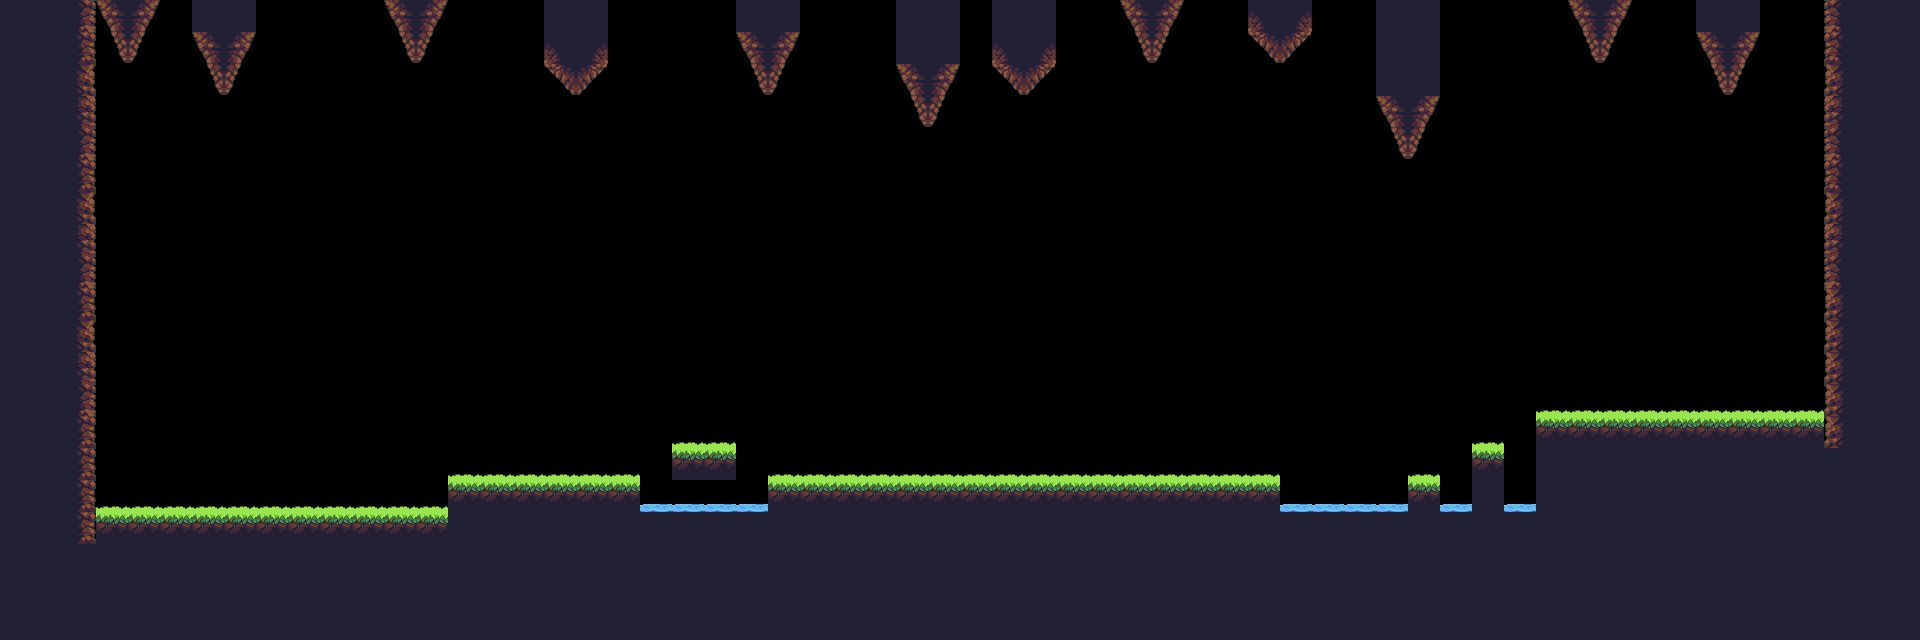

This game map was drawn from its Tiled (.tmx) file and the tilesets committed beside it. A one-line description and the full map source follow:
An orthogonal 60x20 tile map with 32x32 px tiles, 1 tile layer (Tile Layer 1), 4 tilesets.

<map version="1.10" tiledversion="1.10.0" orientation="orthogonal" renderorder="right-down" width="60" height="20" tilewidth="32" tileheight="32" infinite="0" nextlayerid="2" nextobjectid="1">
 <tileset firstgid="1" name="tile_jungle_bottom_brown" tilewidth="32" tileheight="32" tilecount="16" columns="4">
  <image source="../mapSprites/opp1_jungle_tiles/environment/tiles/jungle/tile_jungle_bottom_brown.png" width="128" height="128" />
 </tileset>
 <tileset firstgid="17" name="tile_jungle_ground_brown" tilewidth="32" tileheight="32" tilecount="36" columns="6">
  <image source="../mapSprites/opp1_jungle_tiles/environment/tiles/jungle/tile_jungle_ground_brown.png" width="192" height="192" />
 </tileset>
 <tileset firstgid="53" name="UPDATEtile_jungle_ground_brown" tilewidth="32" tileheight="32" tilecount="144" columns="12">
  <image source="../mapSprites/opp1_jungle_tiles/environment/tiles/jungle/UPDATEtile_jungle_ground_brown.png" width="384" height="384" />
 </tileset>
 <tileset firstgid="197" name="ALLUPDATEtile_jungle_ground_brown" tilewidth="32" tileheight="32" tilecount="225" columns="15">
  <image source="../mapSprites/opp1_jungle_tiles/environment/tiles/jungle/ALLUPDATEtile_jungle_ground_brown.png" width="500" height="500" />
 </tileset>
 <layer id="1" name="Tile Layer 1" width="60" height="20">
  <data encoding="csv">
62,209,253,83,84,0,62,62,0,0,0,0,83,84,0,0,0,62,62,0,0,0,0,62,62,0,0,0,62,62,0,62,62,0,0,83,84,0,0,85,86,0,0,62,62,0,0,0,0,83,84,0,0,62,62,0,0,252,62,62,
62,209,208,95,96,0,83,84,0,0,0,0,95,96,0,0,0,85,86,0,0,0,0,83,84,0,0,0,62,62,0,85,86,0,0,95,96,0,0,97,98,0,0,62,62,0,0,0,0,95,96,0,0,83,84,0,0,207,62,62,
62,209,223,0,0,0,95,96,0,0,0,0,0,0,0,0,0,97,98,0,0,0,0,95,96,0,0,0,83,84,0,97,98,0,0,0,0,0,0,0,0,0,0,62,62,0,0,0,0,0,0,0,0,95,96,0,0,222,62,62,
62,209,238,0,0,0,0,0,0,0,0,0,0,0,0,0,0,0,0,0,0,0,0,0,0,0,0,0,95,96,0,0,0,0,0,0,0,0,0,0,0,0,0,83,84,0,0,0,0,0,0,0,0,0,0,0,0,237,62,62,
62,209,253,0,0,0,0,0,0,0,0,0,0,0,0,0,0,0,0,0,0,0,0,0,0,0,0,0,0,0,0,0,0,0,0,0,0,0,0,0,0,0,0,95,96,0,0,0,0,0,0,0,0,0,0,0,0,252,62,62,
62,209,208,0,0,0,0,0,0,0,0,0,0,0,0,0,0,0,0,0,0,0,0,0,0,0,0,0,0,0,0,0,0,0,0,0,0,0,0,0,0,0,0,0,0,0,0,0,0,0,0,0,0,0,0,0,0,207,62,62,
62,209,223,0,0,0,0,0,0,0,0,0,0,0,0,0,0,0,0,0,0,0,0,0,0,0,0,0,0,0,0,0,0,0,0,0,0,0,0,0,0,0,0,0,0,0,0,0,0,0,0,0,0,0,0,0,0,222,62,62,
62,209,238,0,0,0,0,0,0,0,0,0,0,0,0,0,0,0,0,0,0,0,0,0,0,0,0,0,0,0,0,0,0,0,0,0,0,0,0,0,0,0,0,0,0,0,0,0,0,0,0,0,0,0,0,0,0,237,62,62,
62,209,253,0,0,0,0,0,0,0,0,0,0,0,0,0,0,0,0,0,0,0,0,0,0,0,0,0,0,0,0,0,0,0,0,0,0,0,0,0,0,0,0,0,0,0,0,0,0,0,0,0,0,0,0,0,0,252,62,62,
62,209,208,0,0,0,0,0,0,0,0,0,0,0,0,0,0,0,0,0,0,0,0,0,0,0,0,0,0,0,0,0,0,0,0,0,0,0,0,0,0,0,0,0,0,0,0,0,0,0,0,0,0,0,0,0,0,222,62,62,
62,209,223,0,0,0,0,0,0,0,0,0,0,0,0,0,0,0,0,0,0,0,0,0,0,0,0,0,0,0,0,0,0,0,0,0,0,0,0,0,0,0,0,0,0,0,0,0,0,0,0,0,0,0,0,0,0,222,62,62,
62,209,238,0,0,0,0,0,0,0,0,0,0,0,0,0,0,0,0,0,0,0,0,0,0,0,0,0,0,0,0,0,0,0,0,0,0,0,0,0,0,0,0,0,0,0,0,0,0,0,0,0,0,0,0,0,0,222,62,62,
62,209,253,0,0,0,0,0,0,0,0,0,0,0,0,0,0,0,0,0,0,0,0,0,0,0,0,0,0,0,0,0,0,0,0,0,0,0,0,0,0,0,0,0,0,0,0,0,54,54,54,54,54,54,54,54,54,222,62,62,
62,209,208,0,0,0,0,0,0,0,0,0,0,0,0,0,0,0,0,0,0,54,54,0,0,0,0,0,0,0,0,0,0,0,0,0,0,0,0,0,0,0,0,0,0,0,54,0,66,66,66,66,66,66,66,66,66,222,62,62,
62,209,208,0,0,0,0,0,0,0,0,0,0,0,54,54,54,54,54,54,0,66,66,0,54,54,54,54,54,54,54,54,54,54,54,54,54,54,54,54,0,0,0,0,54,0,66,0,62,62,62,62,62,62,62,62,62,62,62,62,
62,209,208,54,54,54,54,54,54,54,54,54,54,54,66,66,66,66,66,66,292,292,292,292,66,66,66,66,66,66,66,66,66,66,66,66,66,66,66,66,292,292,292,292,66,292,62,292,62,62,62,62,62,62,62,62,62,62,62,62,
62,209,208,66,66,66,66,66,66,66,66,66,66,66,62,62,62,62,62,62,206,206,206,206,62,62,62,62,62,62,62,62,62,62,62,62,62,62,62,62,62,62,62,62,62,62,62,62,62,62,62,62,62,62,62,62,62,62,62,62,
62,62,62,62,62,62,62,62,62,62,62,62,62,62,62,62,62,62,62,62,206,206,206,206,206,62,62,62,62,62,62,62,62,62,62,62,62,62,62,62,62,62,62,62,62,62,62,62,62,62,62,62,62,62,62,62,62,62,62,62,
62,62,62,62,62,62,62,62,62,62,62,62,62,62,62,62,62,62,62,62,206,206,62,206,206,62,62,62,62,62,62,62,62,62,62,62,62,62,62,62,62,62,62,62,62,62,62,62,62,62,62,62,62,62,62,62,62,62,62,62,
62,62,62,62,62,62,62,62,62,62,62,62,62,62,62,62,62,62,62,206,206,206,206,206,62,62,62,62,62,62,62,62,62,62,62,62,62,62,62,62,62,62,62,62,62,62,62,62,62,62,62,62,62,62,62,62,62,62,62,62
</data>
 </layer>
</map>
